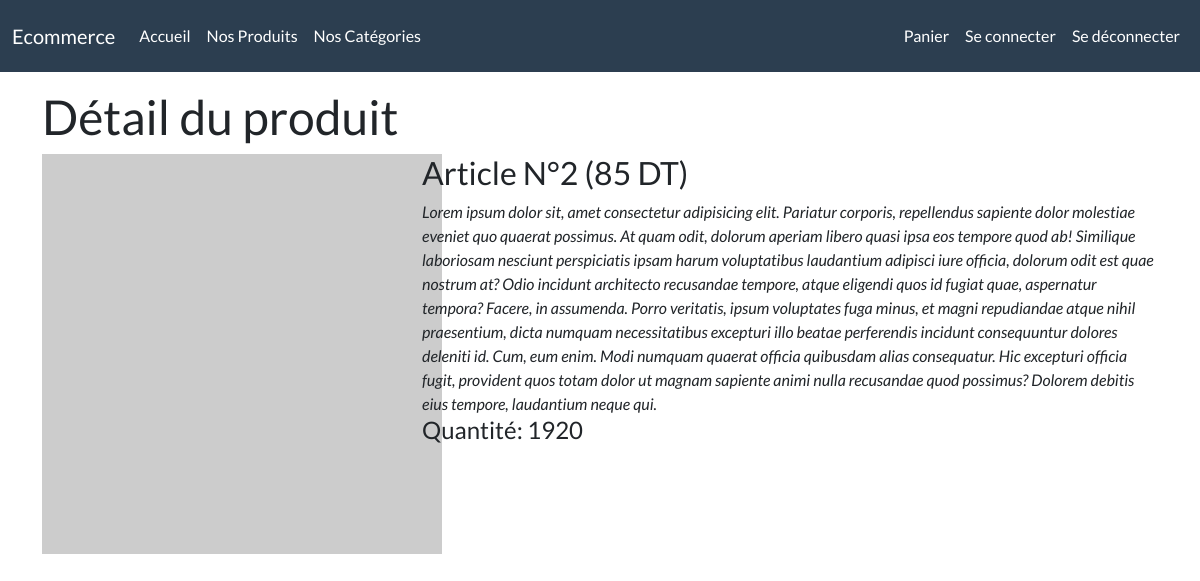
Screenshot of /controller/produit/find.php?id=110 with the database file from the repository.
### tables this page shows
CREATE TABLE `produit` (
  `id` int NOT NULL,
  `libelle` varchar(255) NOT NULL,
  `quantite` int NOT NULL,
  `prix` float NOT NULL,
  `image` varchar(255) NOT NULL,
  `description` text NOT NULL,
  `promo` tinyint(1) NOT NULL
);

### controller/produit/find.php (called while the page is built)
<?php
require_once "../../model/CRUD_Produit.php";
$crud = new CRUD_Produit();
$id = $_GET['id'];
$produit = $crud->find($id);
include "../../view/produit/find.php";

### connexion.php (called while the page is built)
<?php
class Connexion
{
    private $connexion;
    function __construct()
    {
        try {
            $dsn = "mysql:host=localhost;dbname=e_commerce";
            $username = "root";
            $password = "";
            $this->connexion = new PDO($dsn, $username, $password);
        } catch (PDOException $e) {
            echo "Problème de connexion !!!!! <br> Erreur : " . $e->getMessage();
        }
    }
    public function getConnexion()
    {
        return $this->connexion;
    }
}

### model/CRUD_Produit.php (called while the page is built, shortened)
<?php
require_once "../../connexion.php";
class CRUD_Produit
{
    private $pdo;
    function __construct()
    {
        $con = new connexion();
        $this->pdo = $con->getConnexion();
    }
    function find($id)
    {
        $sql = "select * from produit where id=" . $id;
        $res = $this->pdo->query($sql);
        return $res->fetch(PDO::FETCH_NUM);
    }
}

### view/produit/find.php (the view, shortened to what this page needs)
<div class="row">
    <div class="col-4">
        <img src="<?= $produit[4] ?>" alt="photo">
    </div>
    <div class="col">
        <h3><?= $produit[1] ?> (<?= $produit[3] ?> DT)</h3>
        <em><?= $produit[5] ?></em>
        <h4>Quantité: <?= $produit[2] ?></h4>
    </div>
</div>
<?php
include "../../view/layout.php";

### rows the page displays
produit: libelle "Article N°2", prix "85", description "Lorem ipsum dolor sit, amet consectetur adipisicing elit. Pariatur corporis, repellendus sapiente dolor molestiae eveniet quo quaerat possimus. At quam odit, dolorum aperiam libero quasi ipsa eos tempore quod ab! Similique laboriosam nesciunt perspiciatis ipsam harum voluptatibus laudantium adipisci iure officia, dolorum odit est quae nostrum at? Odio incidunt architecto recusandae tempore, atque eligendi quos id fugiat quae, aspernatur tempora? Facere, in assumenda. Porro veritatis, ipsum voluptates fuga minus, et magni repudiandae atque nihil praesentium, dicta numquam necessitatibus excepturi illo beatae perferendis incidunt consequuntur dolores deleniti id. Cum, eum enim. Modi numquam…", quantite "1920"

### other values shown
$titre "Détail du produit"
